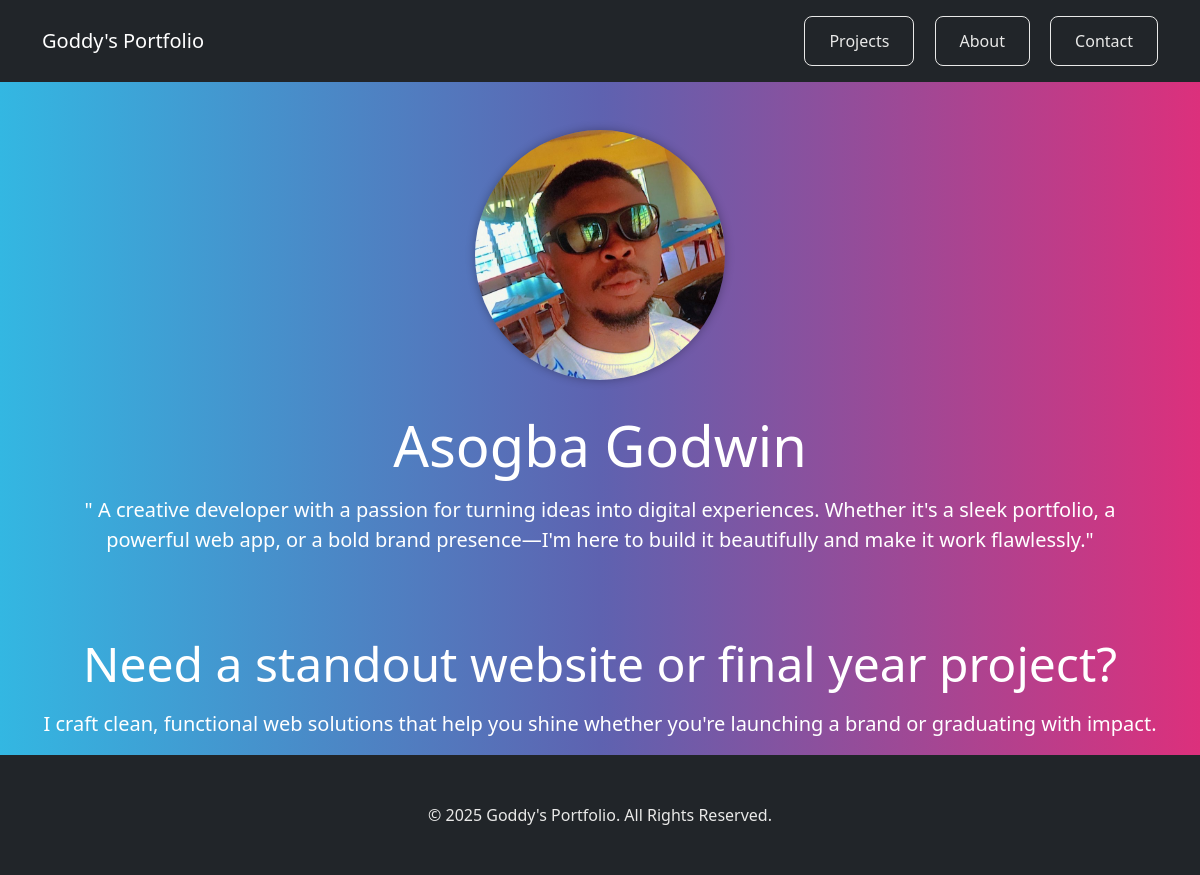
The page / on the database its author committed.
### portfolioapp/models.py (models this page shows, shortened)
class Profile(models.Model):
    name = models.CharField(max_length=100)
    bio = models.TextField()
    image = models.ImageField(upload_to='portfolio/profile/')

### portfolioapp/views.py (the view)
# urls.py: 2. Add a URL to urlpatterns:  path('', views.home, name='home')
def home(request):
    profile = Profile.objects.first()  # Load the first profile entry
    context = {'profile': profile}
    return render(request, 'portfolioapp/home.html', context)

### portfolioapp/templates/portfolioapp/home.html (shortened to what this page needs)
{% extends 'portfolioapp/base.html' %}
{% block content %}
<div class="text-center">
  {% if profile %}
    {% if profile.image %}
      <img src="{{ profile.image.url }}" class="profile-img mb-3" alt="{{ profile.name }}">
    {% endif %}
    <h1 class="display-4">{{ profile.name }}</h1>
    <p class="lead">{{ profile.bio }}</p>
  {% else %}
    <p>No profile found. Please add one in the admin panel.</p>
  {% endif %}
</div>
<div class="text-center intro-section">
  <h1 class="display-5">Need a standout website or final year project?</h1>
  <p class="lead">I craft clean, functional web solutions that help you shine whether you're launching a brand or graduating with impact.</p>
</div>
{% endblock %}

### portfolioapp/templates/portfolioapp/base.html (shortened to what this page needs)
{% load django_bootstrap5 %}
<!DOCTYPE html>
<html lang="en">
<head>
    <link href="https://cdn.jsdelivr.net/npm/bootswatch@5.3.3/dist/quartz/bootstrap.min.css" rel="stylesheet">
</head>
<body class="d-flex flex-column min-vh-100">
<nav class="navbar navbar-dark bg-dark mb-4">
    <div class="container d-flex justify-content-between align-items-center">
        <a class="navbar-brand" href="{% url 'home' %}">Goddy's Portfolio</a>
        <div>
            <a class="btn btn-outline-light me-2" href="{% url 'projects' %}">Projects</a>
            <a class="btn btn-outline-light me-2" href="{% url 'about' %}">About</a>
            <a class="btn btn-outline-light" href="{% url 'contact' %}">Contact</a>
        </div>
    </div>
</nav>
<div class="container flex-grow-1">
    {% block content %}{% endblock %}
</div>
<footer class="py-4 bg-dark mt-auto">
    <div class="container text-center">
        <p class="m-0 text-light">&copy; {% now "Y" %} Goddy's Portfolio. All Rights Reserved.</p>
    </div>
</footer>
</body>
</html>

### portfolioapp/templates/portfolioapp/home.html (style rules this page uses)
.profile-img { width: 250px; height: 250px; border-radius: 50%; object-fit: cover; transition: transform 0.3s ease, box-shadow 0.3s ease; box-shadow: 0 0 10px rgba(0, 0, 0, 0.3); }
.intro-section { margin-top: 80px; }

### rows shown on the page
Profile: image (picture), name "Asogba Godwin", bio "\" A creative developer with a passion for turning ideas into digital experiences. Whether it's a sleek portfolio, a powerful web app, or a bold brand presence—I'm here to build it beautifully and make it work flawlessly.\""
